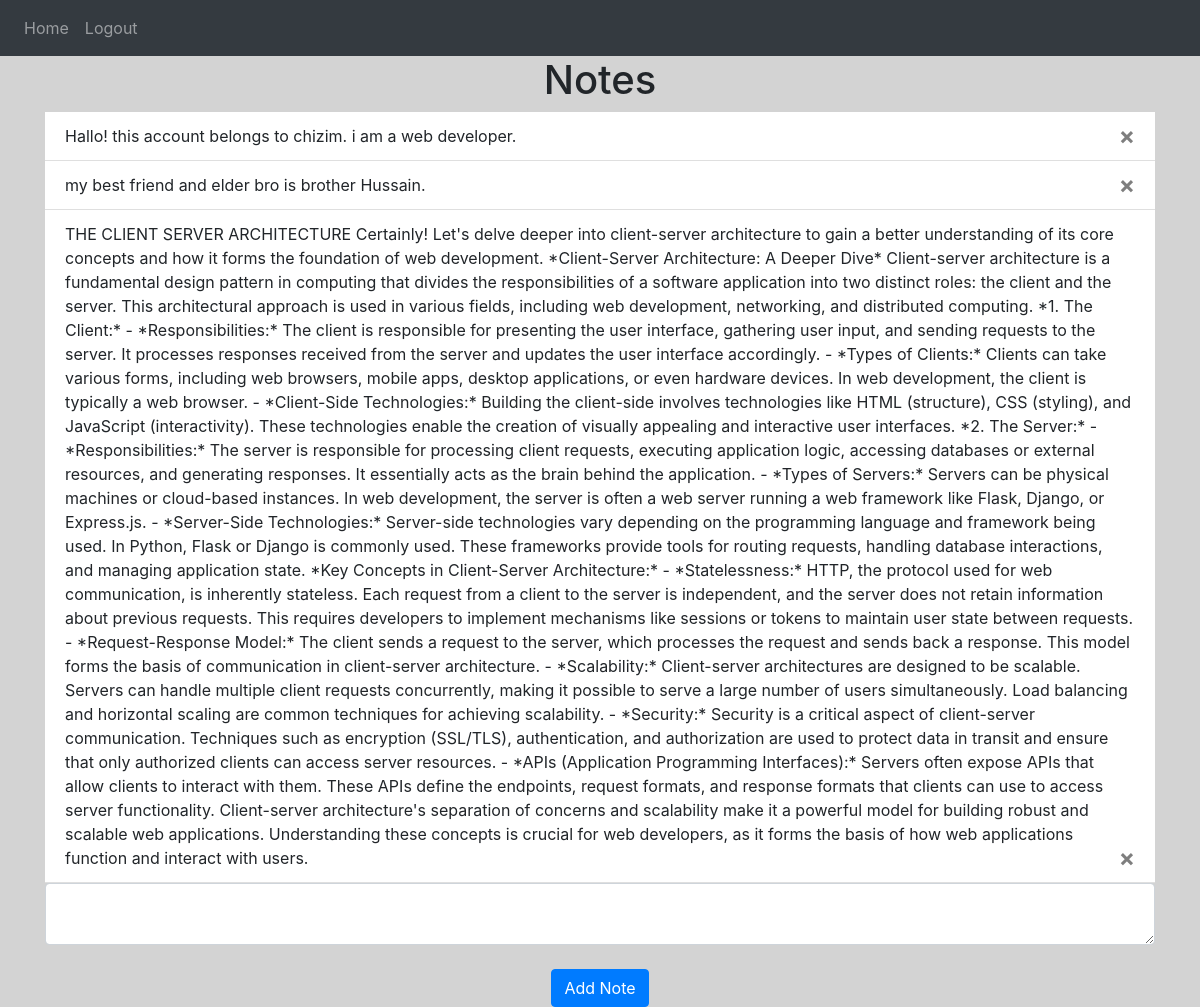
Screenshot of / (signed in) with the database file from the repository.
### website/models.py (models this page shows)
class Note(db.Model):
    id = db.Column(db.Integer, primary_key=True)
    data = db.Column(db.String(10000))
    date = db.Column(db.DateTime(timezone=True), default=func.now())
    user_id = db.Column(db.Integer, db.ForeignKey('user.id'))

### website/views.py (the view, shortened to what this page needs)
@views.route('/', methods=['GET', 'POST'])
@login_required
def home():
    return render_template("home.html", user=current_user)

### website/__init__.py (called while the page is built)
def create_app():
    app = Flask(__name__)
    app.config['SECRET_KEY'] = 'hjshjhdjah kjshkjdhjs'
    app.config['SQLALCHEMY_DATABASE_URI'] = f'sqlite:///{DB_NAME}'
    db.init_app(app)
    from .views import views
    from .auth import auth
    app.register_blueprint(views, url_prefix='/')
    app.register_blueprint(auth, url_prefix='/')
    from .models import User, Note
    with app.app_context():
        db.create_all()
    login_manager = LoginManager()
    login_manager.login_view = 'auth.login'
    login_manager.init_app(app)
    @login_manager.user_loader
    def load_user(id):
        return User.query.get(int(id))
    return app

### website/templates/home.html
{% extends "base.html" %} {% block title %}Home{% endblock %} {% block content
    %}
    <h1 align="center">Notes</h1>
    <ul class="list-group list-group-flush" id="notes">
      {% for note in user.notes %}
      <li class="list-group-item">
        {{ note.data }}
        <button type="button" class="close" onClick="deleteNote({{ note.id }})">
          <span aria-hidden="true">&times;</span>
        </button>
      </li>
      {% endfor %}
    </ul>
    <form method="POST">
      <textarea name="note" id="note" class="form-control"></textarea>
      <br />
      <div align="center">
        <button type="submit" class="btn btn-primary">Add Note</button>
      </div>
    </form>
    {% endblock %}

### website/templates/base.html (shortened to what this page needs)
<!DOCTYPE html>
<html>
  <head>
    <link
      rel="stylesheet"
      href="https://stackpath.bootstrapcdn.com/bootstrap/4.4.1/css/bootstrap.min.css"
    />
    <link
      rel="stylesheet"
      href="https://stackpath.bootstrapcdn.com/font-awesome/4.7.0/css/font-awesome.min.css"
    />
  </head>
  <body>
    <nav class="navbar navbar-expand-lg navbar-dark bg-dark">
      <div class="collapse navbar-collapse" id="navbar">
        <div class="navbar-nav">
          {% if user.is_authenticated %}
          <a class="nav-item nav-link" id="home" href="/">Home</a>
          <a class="nav-item nav-link" id="logout" href="/logout">Logout</a>
          {% else %}
          <a class="nav-item nav-link" id="login" href="/login">Login</a>
          <a class="nav-item nav-link" id="signUp" href="/sign-up">Sign Up</a>
          {% endif %}
        </div>
      </div>
    </nav>
    <div class="container">{% block content %} {% endblock %}</div>
  </body>
</html>

### website/templates/base.html (style rules this page uses)
body { background-color: lightgray; }

### rows the page displays
Note: data "Hallo! this account belongs to chizim. i am a web developer."
Note: data "my best friend and elder bro is brother Hussain."
Note: data "THE CLIENT SERVER ARCHITECTURE Certainly! Let's delve deeper into client-server architecture to gain a better understanding of its core concepts and how it forms the foundation of web development. *Client-Server Architecture: A Deeper Dive* Client-server architecture is a fundamental design pattern in computing that divides the responsibilities of a software application into two distinct roles: the client and the server. This architectural approach is used in various fields, including web development, networking, and distributed computing. *1. The Client:* - *Responsibilities:* The client is responsible for presenting the user interface, gathering user input, and sending requests to the…"
